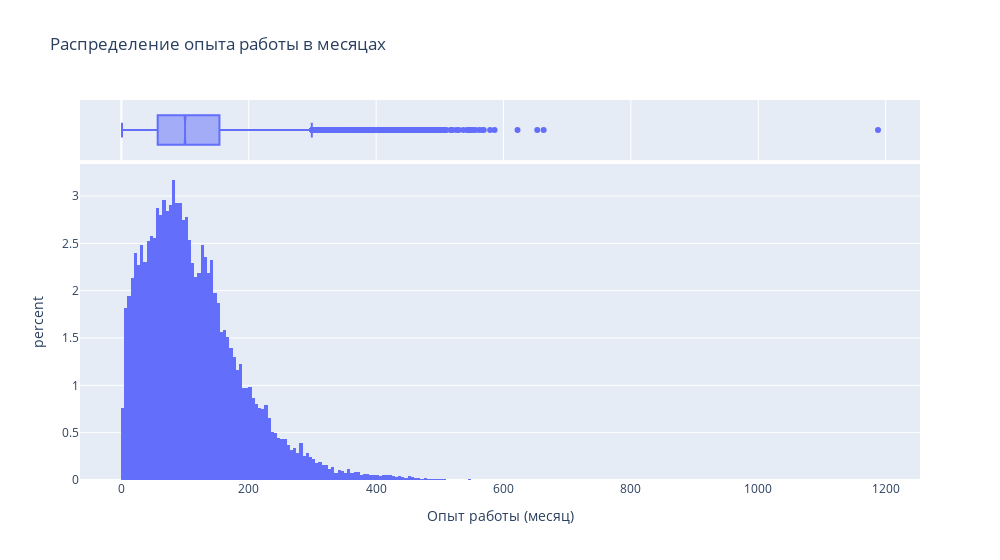

Notebook source saved alongside this figure:
### Markdown cell above
2. Постройте распределение признака **"Опыт работы (месяц)"**. Опишите данное распределение, отвечая на следующие вопросы: чему равна мода распределения, каковы предельные значения признака, в каком примерном интервале находится опыт работы большинства соискателей? Есть ли аномалии для признака опыта работы, какие значения вы бы причислили к их числу?
*Совет: постройте гистограмму и коробчатую диаграмму рядом.*

### Code cell
# ваш код здесь
fig = px.histogram(
    data_frame=merged_data,
    x='Опыт работы (месяц)',
    title='Распределение опыта работы в месяцах',
    histnorm='percent',
    width=1000,
    marginal='box'
)
fig.show()
display(merged_data["Опыт работы (месяц)"].mode())
display(merged_data["Опыт работы (месяц)"].max())

### Figure 1 — Plotly figure (JSON) as saved in the notebook; plotly's stock layout.template omitted (floating-point values rounded to 4 significant figures; data arrays with more than 128 entries replaced by an {"elided": "..."} marker saying what was removed)
{"data": [{"alignmentgroup": "True", "bingroup": "x", "histnorm": "percent", "hovertemplate": "Опыт работы (месяц)=%{x}<br>percent=%{y}<extra></extra>", "legendgroup": "", "marker": {"color": "#636efa", "pattern": {"shape": ""}}, "name": "", "offsetgroup": "", "orientation": "v", "showlegend": false, "type": "histogram", "x": {"elided": "44744 int values"}, "xaxis": "x", "yaxis": "y"}, {"alignmentgroup": "True", "hovertemplate": "Опыт работы (месяц)=%{x}<extra></extra>", "legendgroup": "", "marker": {"color": "#636efa"}, "name": "", "notched": true, "offsetgroup": "", "showlegend": false, "type": "box", "x": {"elided": "44744 int values"}, "xaxis": "x2", "yaxis": "y2"}], "layout": {"barmode": "relative", "legend": {"tracegroupgap": 0}, "title": {"text": "Распределение опыта работы в месяцах"}, "width": 1000, "xaxis": {"anchor": "y", "domain": [0, 1], "title": {"text": "Опыт работы (месяц)"}}, "xaxis2": {"anchor": "y2", "domain": [0, 1], "matches": "x", "showgrid": true, "showticklabels": false}, "yaxis": {"anchor": "x", "domain": [0, 0.8316], "title": {"text": "percent"}}, "yaxis2": {"anchor": "x2", "domain": [0.8416, 1], "matches": "y2", "showgrid": false, "showline": false, "showticklabels": false, "ticks": ""}}}
